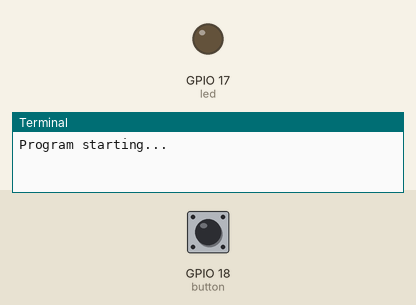
A program run on a simulated Raspberry Pi (BCM pin numbers). On the bench: output pins drawn as LEDs (lit = HIGH), the last lines printed to the terminal. Dashed ring = blinking. Inputs (shaded band) come from the test bench; at power-on: GPIO 18 (button) HIGH.

Above: at 1.2 s.
1.3 s: GPIO 18 (button) pulled LOW for 1 s
At 1.42 s:
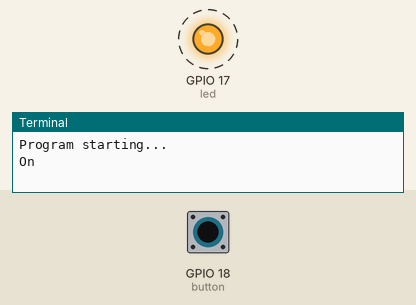
3.8 s: GPIO 18 (button) pulled LOW for 0.15 s
At 4.2 s:
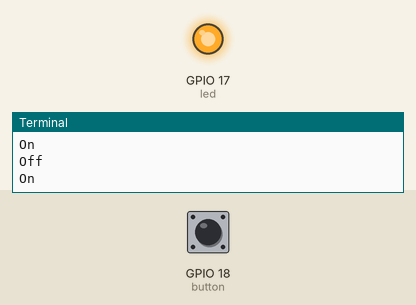
5.4 s: GPIO 18 (button) pulled LOW for 3.2 s
At 8.9 s:
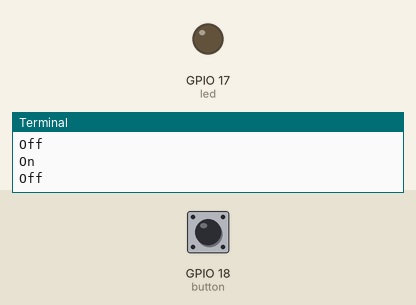
Timing chart, 0 to 10.4 s (numbered marks = the images above; inputs shaded):
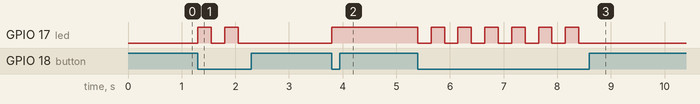

Measured:
- after the input at 1.3 s, GPIO 17 (led): alternates HIGH for 0.25 s and LOW for 0.25 s, 4 changes in all, then stays LOW, starting at once
- after the input at 3.8 s, GPIO 17 (led): LOW → HIGH at once
- after the input at 5.4 s, GPIO 17 (led): alternates HIGH for 0.25 s and LOW for 0.25 s, 13 changes in all, then stays LOW, starting at once

The program:

button.py
```python
from gpiozero import LED, Button
import time

led = LED(17)
button = Button(18)
button.hold_time = 1

def main():
    while True:
        if button.is_active:
            led.toggle()
            if led.is_active:
                print("On")
            else:
                print("Off")
            time.sleep(0.25)

if __name__ == '__main__':
    print("Program starting...")
    try:
        main()
    except KeyboardInterrupt:
        print("Ending Program.")
```
